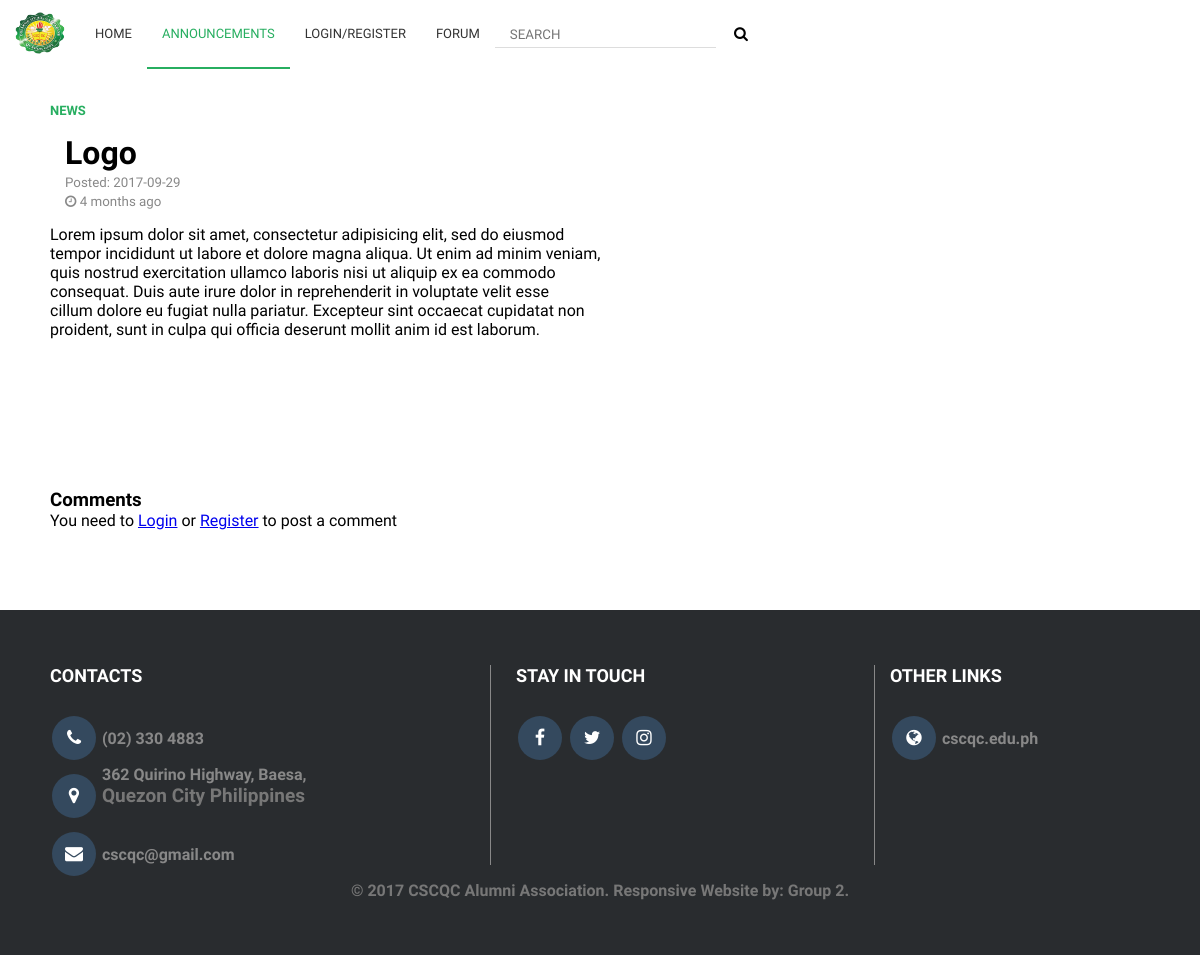
Page /posts/read?post=61 on the committed database.
### tables this page shows
CREATE TABLE `posts` (
  `id` int(11) NOT NULL,
  `title` varchar(50) NOT NULL,
  `content` varchar(10000) NOT NULL,
  `posted` date NOT NULL,
  `type` varchar(55) NOT NULL,
  `status` varchar(50) NOT NULL,
  `image` varchar(111) NOT NULL,
  `time_elapsed` int(13) NOT NULL
);

### classes/Input.php (called while the page is built, shortened)
<?php
class Input{
	public static function get($item){
		if(isset($_POST[$item])){
			return $_POST[$item];
		}elseif(isset($_GET[$item])){
			return $_GET[$item];
		}
		return '';
	}
}

### classes/DB.php (called while the page is built, shortened)
<?php
class DB{
	private static $_instance = null;
	private $_pdo,
			$_results,
			$_count = 0,
			$_query,
			$_total,
			$_errors = false;
	public function __construct(){
		try{
			$this->_pdo = new PDO('mysql:host='.Config::get('mysql/host').';dbname='.Config::get('mysql/db'),Config::get('mysql/user'),Config::get('mysql/pass'));
		}catch(PDOexception $e){
			die($e->getMessage());
		}
	}
	public static function getInstance(){
		if(!isset(self::$_instance)){
			self::$_instance = new DB();
		}
		return self::$_instance;
	}
	public function query($sql,$params = array()){
		$this->_errors = false;
		if($this->_query = $this->_pdo->prepare($sql)){
			if(count($params) !== 0){
				$x = 1;
				foreach ($params as $param) {
					$this->_query->bindValue($x,$param);
					$x++;
				}
			}
			if($this->_query->execute()){
				$this->_results = $this->_query->fetchAll(PDO::FETCH_OBJ);
			}else{
				$this->_errors = true;
			}
		}
		return $this;
	}
	public function action($action,$table,$where = array()){
		$sql = "";
		$sql .= "{$action} FROM {$table}";
		if(count($where)  == 3){
			$operators = array('=','>=','<=','<','>');
			$field = $where[0];
			$operator = $where[1];
			$values = $where[2];
			if(in_array($operator, $operators)){
				$sql .= " WHERE {$field} {$operator} ?";
				if(!$this->query($sql,[$values])->errors()){
					return $this;
				}
			}
		}else{
			if(!$this->query($sql,[])->errors()){
				return $this;
			}
		}
		return false;
	}
	public function get($table,$where = array()){
		if(count($where)){
			return $this->action('SELECT *',$table,$where);
		}else{
			return $this->action('SELECT *',$table);
		}
	}
	public function errors(){
		return $this->_errors;
	}
	public function results(){
		return $this->_results;
	}
}

### classes/Config.php (called while the page is built)
<?php
class Config{
	public static function get($path = null){
		if(isset($path)){
			$config = $GLOBALS['config'];
			$path =  explode('/', $path);
			foreach ($path as $bit) {
				if(isset($config[$bit])){
					$config = $config[$bit];
				}
			}
			return $config;
		}
		return false;
	}
}

### classes/User.php (called while the page is built, shortened)
<?php
class User {
    private $_db,
            $_data,
            $_sessionName,
            $_cookieName,
            $_results,
            $_loggedIn = false;
    public function __construct($user = null){
        $this->_sessionName = Config::get('session/session_name');
    }
    public function isLoggedIn(){
        return $this->_loggedIn;
    }
}

### classes/Session.php (called while the page is built, shortened)
<?php
class Session{
	public static function exists($name){
		return (isset($_SESSION[$name])) ? true : false;
	}
}

### classes/Post.php (called while the page is built, shortened)
<?php
class Post{
	private $_db,
			$_isAdmin,
			$_postResults;
	public function __construct($post = null){
       	$this->_db = DB::getInstance();
	}
	public function selectAll($table,$fields = array()){
        if($fields == null){
        	$data = $this->_db->get($table,null);
           	return $this->_postResults = $data->results();
        }else{
        	$data = $this->_db->get($table,$fields);
        	return $this->_postResults = $data->results();
        }
        return false;
	}
	public function results(){
		return $this->_db->results();
	}
}

### classes/Store.php (called while the page is built, shortened)
<?php
class Store{
	public function time_elapsed($ptime){
		$etime = time() - $ptime;
		$count = array(
				365 * 24 * 60 * 60 => 'year',
				30 * 24 * 60 * 60 => 'month',
					24 * 60 * 60  => 'day',
						60 * 60 => 'hour',
							60 => 'minute',
							1 => 'second'
					);
		$count_plural = array(
				'year' => 'years',
				'month' => 'months',
				'day' => 'days',
				'hour' => 'hours',
				'minute' => 'minutes',
				'second' => 'seconds',
			);
		foreach ($count as $secs => $str) {
			$d = $etime / $secs;
			if($d >= 1){
				$r = round($d);
				return $r .' '.($r > 1 ? $count_plural[$str] : $str).' ago';
			}
		}
	}
}

### posts/read.php (the view, shortened to what this page needs)
<?php
$post = new Post();
$user = new User();
$store = new Store();
if(!$id = Input::get('post')){
	Redirect::to('..views/index.php');
}else{
	?>
<!DOCTYPE html>
<html>
<head>
	<?php require_once '../functions/header.php'; ?>
</head>
<body>
	<nav class="nav">
		<ul>
			<li><a href="#" style="height:69px">
				<img src="../layouts/images/st-cath.png" class="nav-link img-logo"></a>
			</li>
			<li><a href="../views/index" class="nav-link">Home</a></li>
			<li>
				<a href="#" class="nav-link active">Announcements</a>
			</li>
			<?php if(!$user->isLoggedin()): ?>
				<li>
					<a href="#" class="nav-link">Login/Register</a>
				</li>
			<?php endif; ?>
			<li><a href="../forums/section" class="nav-link">forum</a></li>
			<li>
				<form action="../posts/search" method="POST">
					<input type="text" name="search" placeholder="SEARCH" class="search">
					<button type="submit" class="search-btn" name="submit"><i class="fa fa-search"></i></button>
				</form>
			</li>
		</ul>
	</nav>
<?php $post->selectAll('posts',array('id','=',$id)); ?>
<?php foreach($post->results() as $get){ ?>
<div style="min-height:500px;padding-top:100px;padding-left:50px;">
	<div class="full-content">
		<span class="type"><?= $get->type; ?></span>
		<div class="post-header">
			<h1><?php echo $get->title; ?></h1>
			<small class="simple-small">Posted: <?= $get->posted; ?></small><br>
			<small class="simple-small"><i class="fa fa-clock-o"></i> <?php echo $store->time_elapsed($get->time_elapsed); ?></small>
		</div>
		<p><?php echo $get->content; ?></p>
	</div>
	<h3>Comments</h3>
		<?php if(!$user->isLoggedin()):?>
			You need to <a href="../users/login.php">Login</a> or <a href="../users/register.php">Register</a> to post a comment <br>
	<?php endif; ?>
</div>
<?php require_once '../functions/footer.php' ?>
</body>
</html>
<?php
	}
}
?>

### functions/footer.php (shortened to what this page needs)
<footer>
	<div class="footer-content left">
		<h1>contacts</h1>
		<div>
			<i class="fa fa-phone"></i>
			<p> (02) 330 4883</p>
		</div>
		<div>
			<i class="fa fa-map-marker"></i>
			<p>	362 Quirino Highway, Baesa, <span>Quezon City Philippines</span></p>
		</div>
		<div>
			<i class="fa fa-envelope"></i>
			<p>cscqc@gmail.com</p>
		</div>
	</div>
	<div class="footer-content center">
		<h1>stay in touch</h1>
		<a href="#" class="fa fa-facebook"></a>
		<a href="#" class="fa fa-twitter"></a>
		<a href="#" class="fa fa-instagram"></a>
	</div>
	<div class="footer-content right">
		<h1>other links</h1>
		<i class="fa fa-globe"></i>
		<a href="#">cscqc.edu.ph</a>
	</div>
	<div class="copyrights">
		<p>© 2017 CSCQC Alumni Association. Responsive Website by: Group 2.</p>
	</div>
</footer>

### layouts/css/layout.css (style rules this page uses)
* { margin:0; padding:0; box-sizing:border-box; font-family:Raleway; }
html,body { height:100%; }
.nav ul li .active { color:#27ae60; text-decoration:none; border-bottom:2px solid #27ae60; }
.search { margin-top:15px; padding:5px 15px; border:none; border-bottom:1px solid #ddd; outline:none; }
.search-btn { padding:25px 15px; cursor:pointer; border:none; background-color:transparent; font-size:15px; }
.img-logo { width:80px;height:95px; border-radius:50%; position:relative; left:0; top:-15px; }
.nav { background-color:#fff; text-transform:uppercase; width:100%; position:fixed; z-index:3; font-size:13px; }
.nav ul { background-color:#fff; list-style-type:none; }
li .nav-link { padding:26px 15px; }
.nav ul li a { background-color:#fff; display:block; color:#333; text-decoration:none; border-bottom:2px solid transparent; }
.nav ul li { float:left; position:relative; }
footer { background-color: #292c2f; box-shadow: 0 1px 1px 0 rgba(0, 0, 0, 0.12); box-sizing: border-box; width: 100%; font: bold 16px sans-serif; padding: 55px 50px; margin-top: 80px; }
footer .footer-content { color:#888; }
.left { width:40%; }
.center { width:35% }
.left,.center,.right { float:left; vertical-align:top; }
.center a,.left i,.right i { transition:.5s; height:44px; width:44px; padding:13px; font-size:18px; text-decoration:none; text-align:center; color:#fff; margin:5px 2px; border-radius:100%; cursor:pointer; background-color:#34495e; }
.right a { text-decoration:none; color:#888; }
.right { vertical-align:middle; padding-left:15px; }
.center { padding-left:25px; border-left:1px solid #888; border-right:1px solid #888; height:200px; }
.center h1,.left h1,.right h1 { font-size:18px; color:#fff; margin-bottom:25px; text-transform:uppercase; }
.left span { font-weight:bold; display:block; margin-bottom:20px; font-size:19px; color:#777; }
.left p { display:inline-block; }
.copyrights p { text-align:center; color:#777; }
.type { text-decoration:none; text-transform:uppercase; font-size:13px; color:#27ae60; font-weight:bold; }
.simple-small { color:#888; }
.post-header { padding:15px; }
.full-content { margin-bottom:150px; }

### rows in the picture
posts: type "NEWS", title "Logo", posted "2017-09-29", time_elapsed "4 months ago", content "Lorem ipsum dolor sit amet, consectetur adipisicing elit, sed do eiusmod tempor incididunt ut labore et dolore magna aliqua. Ut enim ad minim veniam, quis nostrud exercitation ullamco laboris nisi ut aliquip ex ea commodo consequat. Duis aute irure dolor in reprehenderit in voluptate velit esse cillum dolore eu fugiat nulla pariatur. Excepteur sint occaecat cupidatat non proident, sunt in culpa qui officia deserunt mollit anim id est laborum."
